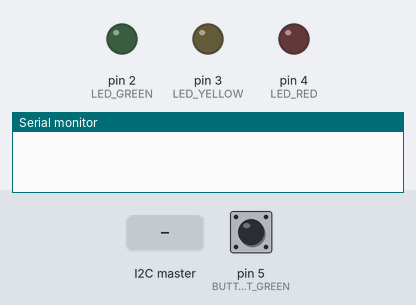
Recording of a program running on a simulated Arduino Uno, built with avr-gcc and run on an emulated ATmega328P. On the bench: output pins drawn as LEDs (lit = HIGH), the last lines printed to the serial monitor. The inputs (shaded band) are chosen by the test bench; at power-on: pin 5 (BUTTON_REQUEST_GREEN) HIGH.

Above: at 1.2 s.
1.3 s: the I2C master sends the byte 1
At 2.1 s:
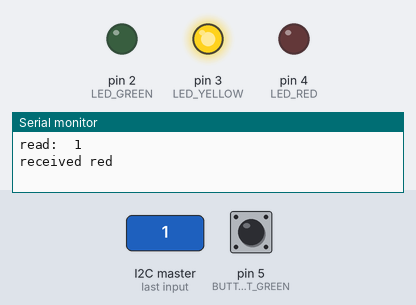
At 3.1 s:
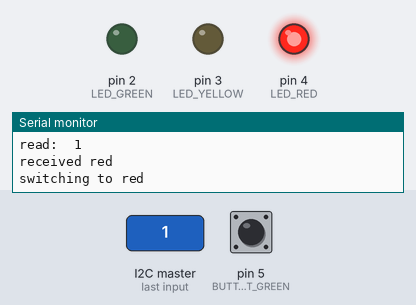
3.8 s: the I2C master sends the byte 0
Timing chart, 0 to 6.8 s (numbered marks = the images above; inputs shaded):
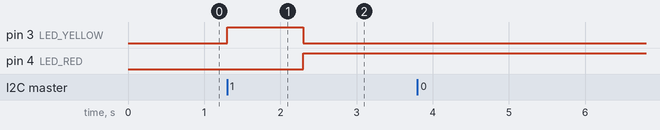

The program:

main.cpp
```cpp
#include <Arduino.h>
#include <Wire.h>
#define PRINT(var) Serial.print(#var ":\t"); Serial.print(var); Serial.print('\t')
#define PRINTLN(var) Serial.print(#var ":\t"); Serial.println(var)


//SCL is on pin A5
//SDA is on pin A4
#define Slave_address_2 2
#define status_RED 1
#define status_GREEN 3
#define status_YELLOW_BLINK 5
#define LED_GREEN   2
#define LED_YELLOW  3
#define LED_RED     4
#define BUTTON_REQUEST_GREEN 5


byte read = 0;
byte status = 0;
byte status_RQ_green = 0;
byte newstatus = 0;
int print_delay = 0;
bool BUTTON_release = HIGH;


void setup() {
  Wire.begin(Slave_address_2);
  Wire.onReceive(receiveEvent);
  Wire.onRequest(requestEvent);
  Serial.begin(9600);
  pinMode(LED_GREEN, OUTPUT);
  pinMode(LED_YELLOW, OUTPUT);
  pinMode(LED_RED, OUTPUT);
  pinMode(BUTTON_REQUEST_GREEN, INPUT_PULLUP);
}


void loop() {
  if (status != status_YELLOW_BLINK) {
    bool button_pressed = !digitalRead(BUTTON_REQUEST_GREEN);
    if (button_pressed != BUTTON_release) {
      BUTTON_release = button_pressed;
      if (button_pressed){
        status_RQ_green = 1;
      }
    }
  }


  if ((status == status_YELLOW_BLINK) || (status != newstatus)){
    status = newstatus;
    status_RQ_green = 0;
    switch (status) {
      case status_YELLOW_BLINK:
        digitalWrite(LED_GREEN, LOW);
        digitalWrite(LED_RED, LOW);
        digitalWrite(LED_YELLOW, HIGH);
        delay(1000);
        digitalWrite(LED_YELLOW, LOW);
        delay(1000);
        Serial.println("switching to blink");
        break;
      case status_RED:
        digitalWrite(LED_GREEN, LOW);
        digitalWrite(LED_YELLOW, HIGH);
        delay(1000);
        digitalWrite(LED_YELLOW, LOW);
        digitalWrite(LED_RED, HIGH);
        Serial.println("switching to red");

        break;
      case status_GREEN:
        //turn on yellow for one second, then turn off red and yellow and turn on green
        digitalWrite(LED_RED, HIGH);
        digitalWrite(LED_YELLOW, HIGH);
        delay(1000);
        digitalWrite(LED_YELLOW, LOW);
        digitalWrite(LED_RED, LOW);
        digitalWrite(LED_GREEN, HIGH);
        Serial.println("switching to green");

        break;
      default:
        break;
    }
  }
}

// function that executes whenever data is received from master
void receiveEvent(int howMany) {
    read = Wire.read();
    PRINTLN(read);
    switch (read){
      case status_GREEN:
        Serial.println("received green");
        newstatus = status_GREEN;
        break;

      case status_RED:
        Serial.println("received red");
        newstatus = status_RED;
        break;

      case status_YELLOW_BLINK:
        Serial.println("received yellow blink");
        newstatus = status_YELLOW_BLINK;
        break;

      default:
        Serial.println("parsing problem!!!");
        break;
    }
}


// function that executes whenever data is requested from master
void requestEvent() {
  //print what was sent only each K cycles not to slowdown system
  if (print_delay == 200){
    Serial.print("sent to master: ");
    PRINT(status_RQ_green);
    PRINTLN(status);
    print_delay = 0;
  }
  Wire.write(status);
  Wire.write(status_RQ_green);

  print_delay++;
}
```

Measured:
- after the input at 1.3 s, pin 3 (LED_YELLOW): LOW → HIGH at once, → LOW 1.0 s later; pin 4 (LED_RED): LOW → HIGH after 1.0 s
